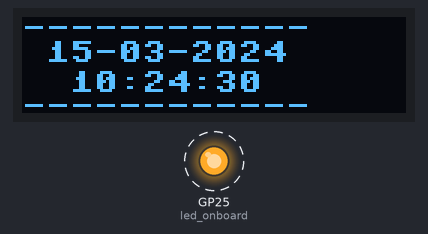
Bench run of a program on a simulated Raspberry Pi Pico running MicroPython. On the bench: 128×32 one-colour display, output pins drawn as LEDs (lit = HIGH). Dashed ring = blinking. The clock reads 2024-03-15 10:24:30 at power-on unless the program sets it; library files of the repository ran but are not shown: ssd1306.py; what the program prints to the serial console is not drawn.

Above: at 0.1 s.
At 11.2 s:
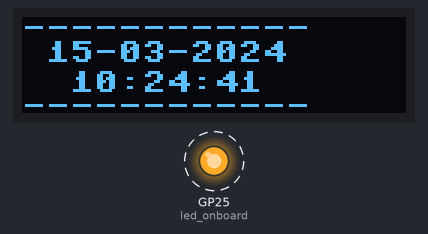
At 19.4 s:
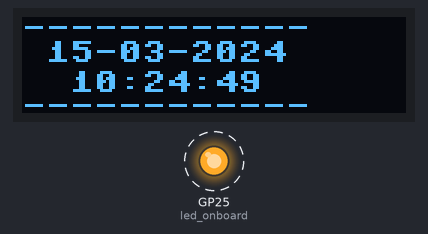
At 39.1 s:
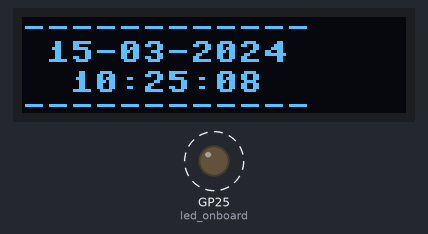
Timing chart, 0 to 40.0 s (numbered marks = the images above):
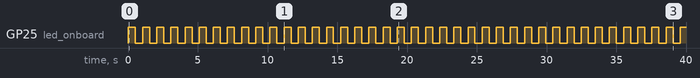

The program:

ssd1306_date-clock-128x32.py
```python
from machine import Pin, I2C
import ssd1306
import utime

# Initialize I2C
i2c = I2C(0, scl=Pin(21), sda=Pin(20))
led_onboard = machine.Pin(25, machine.Pin.OUT)

# Initialize OLED display
oled_width = 128
oled_height = 32
oled = ssd1306.SSD1306_I2C(oled_width, oled_height, i2c)

while True:
    # Clear the display
    oled.fill(0)

    # Get the current date and time
    current_time = utime.localtime()
    day = current_time[2]
    month = current_time[1]
    year = current_time[0]
    hours = current_time[3]
    minutes = current_time[4]
    seconds = current_time[5]

    # Format the date and time strings
    date_string = "{:02}-{:02}-{:04}".format(day, month, year)
    time_string = "{:02}:{:02}:{:02}".format(hours, minutes, seconds)

    # Display the date and time
    oled.text("------------", 0, 0)
    oled.text(date_string, 8, 8)
    oled.text(time_string, 16, 18)
    oled.text("------------", 0, 26)
    print(f"Datum: {date_string}\n  Sat: {time_string}")

    # Update the display
    oled.show()

    # LED blink inside time of 1 second
    led_onboard.value(1)
    utime.sleep(0.5)
    led_onboard.value(0)
    utime.sleep(0.5)
```

Measured:
- by itself, GP25 (led_onboard): alternates HIGH for 0.50 s and LOW for 0.51 s
- what the display in image 1 shows lasts 1.0 s, from 11.2 s to 12.2 s
